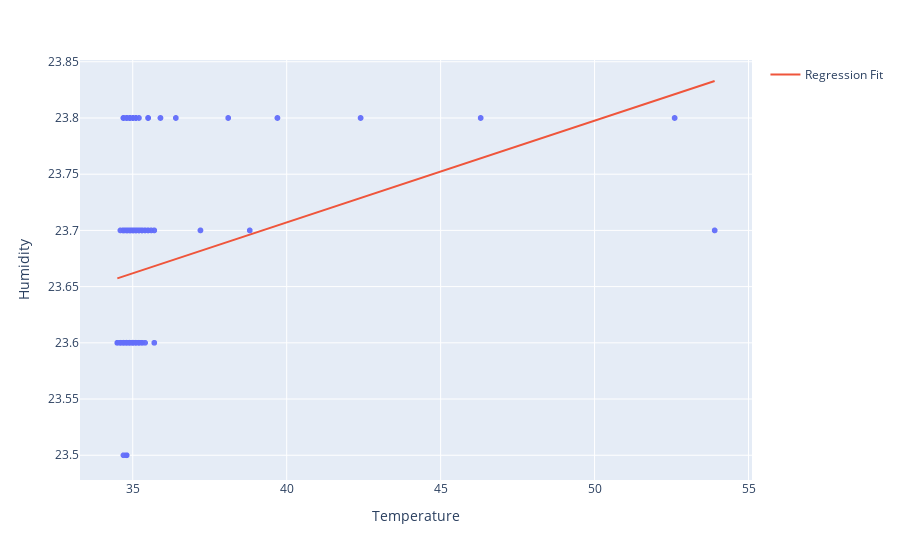

The notebook cell this image was saved under:
### Code cell
data = pd.read_csv("DHT22.csv", header=0, sep=",")
X = data.Temperature.values.reshape(-1, 1)

model = LinearRegression()
model.fit(X, data.Humidity)

x_range = np.linspace(X.min(), X.max(), 100)
y_range = model.predict(x_range.reshape(-1, 1))

fig = px.scatter(data, x='Temperature', y='Humidity', opacity=0.65)
fig.add_traces(go.Scatter(x=x_range, y=y_range, name='Regression Fit'))
fig.show()

### Figure 1 — Plotly figure (JSON) as saved in the notebook; plotly's stock layout.template omitted (floating-point values rounded to 4 significant figures; data arrays with more than 128 entries replaced by an {"elided": "..."} marker saying what was removed)
{"data": [{"hovertemplate": "Temperature=%{x}<br>Humidity=%{y}<extra></extra>", "legendgroup": "", "marker": {"color": "#636efa", "opacity": 0.65, "symbol": "circle"}, "mode": "markers", "name": "", "showlegend": false, "type": "scattergl", "x": {"elided": "1733 float values"}, "xaxis": "x", "y": {"elided": "1733 float values"}, "yaxis": "y"}, {"name": "Regression Fit", "type": "scatter", "x": [34.5, 34.7, 34.89, 35.09, 35.28, 35.48, 35.68, 35.87, 36.07, 36.26, 36.46, 36.66, 36.85, 37.05, 37.24, 37.44, 37.64, 37.83, 38.03, 38.22, 38.42, 38.62, 38.81, 39.01, 39.2, 39.4, 39.59, 39.79, 39.99, 40.18, 40.38, 40.57, 40.77, 40.97, 41.16, 41.36, 41.55, 41.75, 41.95, 42.14, 42.34, 42.53, 42.73, 42.93, 43.12, 43.32, 43.51, 43.71, 43.91, 44.1, 44.3, 44.49, 44.69, 44.89, 45.08, 45.28, 45.47, 45.67, 45.87, 46.06, 46.26, 46.45, 46.65, 46.85, 47.04, 47.24, 47.43, 47.63, 47.83, 48.02, 48.22, 48.41, 48.61, 48.81, 49.0, 49.2, 49.39, 49.59, 49.78, 49.98, 50.18, 50.37, 50.57, 50.76, 50.96, 51.16, 51.35, 51.55, 51.74, 51.94, 52.14, 52.33, 52.53, 52.72, 52.92, 53.12, 53.31, 53.51, 53.7, 53.9], "y": [23.66, 23.66, 23.66, 23.66, 23.66, 23.67, 23.67, 23.67, 23.67, 23.67, 23.68, 23.68, 23.68, 23.68, 23.68, 23.68, 23.69, 23.69, 23.69, 23.69, 23.69, 23.69, 23.7, 23.7, 23.7, 23.7, 23.7, 23.71, 23.71, 23.71, 23.71, 23.71, 23.71, 23.72, 23.72, 23.72, 23.72, 23.72, 23.72, 23.73, 23.73, 23.73, 23.73, 23.73, 23.74, 23.74, 23.74, 23.74, 23.74, 23.74, 23.75, 23.75, 23.75, 23.75, 23.75, 23.75, 23.76, 23.76, 23.76, 23.76, 23.76, 23.77, 23.77, 23.77, 23.77, 23.77, 23.77, 23.78, 23.78, 23.78, 23.78, 23.78, 23.79, 23.79, 23.79, 23.79, 23.79, 23.79, 23.8, 23.8, 23.8, 23.8, 23.8, 23.8, 23.81, 23.81, 23.81, 23.81, 23.81, 23.82, 23.82, 23.82, 23.82, 23.82, 23.82, 23.83, 23.83, 23.83, 23.83, 23.83]}], "layout": {"legend": {"tracegroupgap": 0}, "margin": {"t": 60}, "xaxis": {"anchor": "y", "domain": [0, 1], "title": {"text": "Temperature"}}, "yaxis": {"anchor": "x", "domain": [0, 1], "title": {"text": "Humidity"}}}}
